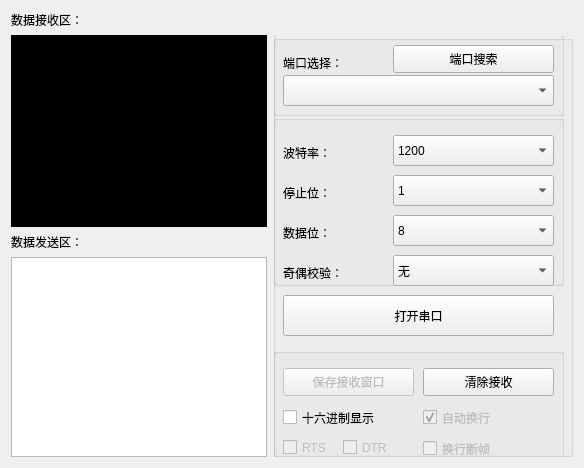
      <widget class="QWidget" name="serialTab">
       <attribute name="title">
        <string>串口助手</string>
       </attribute>
       <layout class="QGridLayout" name="gridLayout_2">
        <item row="0" column="0">
         <widget class="QLabel" name="label_4">
          <property name="text">
           <string>数据接收区：</string>
          </property>
         </widget>
        </item>
        <item row="1" column="0">
         <widget class="QTextEdit" name="outPutTextEdit">
          <property name="enabled">
           <bool>true</bool>
          </property>
          <property name="sizePolicy">
           <sizepolicy hsizetype="Expanding" vsizetype="Expanding">
            <horstretch>0</horstretch>
            <verstretch>0</verstretch>
           </sizepolicy>
          </property>
          <property name="styleSheet">
           <string notr="true">color: rgb(0, 255, 21);
background-color: rgb(0, 0, 0);</string>
          </property>
          <property name="readOnly">
           <bool>true</bool>
          </property>
          <property name="html">
           <string>&lt;!DOCTYPE HTML PUBLIC &quot;-//W3C//DTD HTML 4.0//EN&quot; &quot;http://www.w3.org/TR/REC-html40/strict.dtd&quot;&gt;
&lt;html&gt;&lt;head&gt;&lt;meta name=&quot;qrichtext&quot; content=&quot;1&quot; /&gt;&lt;style type=&quot;text/css&quot;&gt;
p, li { white-space: pre-wrap; }
&lt;/style&gt;&lt;/head&gt;&lt;body style=&quot; font-family:'SimSun'; font-size:9pt; font-weight:400; font-style:normal;&quot;&gt;
&lt;p style=&quot;-qt-paragraph-type:empty; margin-top:0px; margin-bottom:0px; margin-left:0px; margin-right:0px; -qt-block-indent:0; text-indent:0px;&quot;&gt;&lt;br /&gt;&lt;/p&gt;&lt;/body&gt;&lt;/html&gt;</string>
          </property>
         </widget>
        </item>
        <item row="2" column="0">
         <widget class="QLabel" name="label_3">
          <property name="text">
           <string>数据发送区：</string>
          </property>
         </widget>
        </item>
        <item row="1" column="1" rowspan="3">
         <widget class="QGroupBox" name="serialGroupBox">
          <property name="minimumSize">
           <size>
            <width>300</width>
            <height>0</height>
           </size>
          </property>
          <property name="title">
           <string/>
          </property>
          <widget class="QPushButton" name="openSerialPushButton">
           <property name="geometry">
            <rect>
             <x>10</x>
             <y>260</y>
             <width>271</width>
             <height>41</height>
            </rect>
           </property>
           <property name="text">
            <string>打开串口</string>
           </property>
          </widget>
          <widget class="QGroupBox" name="groupBox">
           <property name="geometry">
            <rect>
             <x>0</x>
             <y>-10</y>
             <width>291</width>
             <height>91</height>
            </rect>
           </property>
           <property name="title">
            <string/>
           </property>
           <widget class="QPushButton" name="portSearchPushButton">
            <property name="geometry">
             <rect>
              <x>120</x>
              <y>20</y>
              <width>161</width>
              <height>28</height>
             </rect>
            </property>
            <property name="text">
             <string>端口搜索</string>
            </property>
           </widget>
           <widget class="QComboBox" name="portComboBox">
            <property name="geometry">
             <rect>
              <x>10</x>
              <y>50</y>
              <width>271</width>
              <height>31</height>
             </rect>
            </property>
           </widget>
           <widget class="QLabel" name="label">
            <property name="geometry">
             <rect>
              <x>10</x>
              <y>30</y>
              <width>72</width>
              <height>15</height>
             </rect>
            </property>
            <property name="text">
             <string>端口选择：</string>
            </property>
           </widget>
          </widget>
          <widget class="QGroupBox" name="groupBox_2">
           <property name="geometry">
            <rect>
             <x>0</x>
             <y>80</y>
             <width>291</width>
             <height>171</height>
            </rect>
           </property>
           <property name="title">
            <string/>
           </property>
           <widget class="QComboBox" name="baudComboBox">
            <property name="geometry">
             <rect>
              <x>120</x>
              <y>20</y>
              <width>161</width>
              <height>31</height>
             </rect>
            </property>
            <item>
             <property name="text">
              <string>1200</string>
             </property>
            </item>
            <item>
             <property name="text">
              <string>2400</string>
             </property>
            </item>
            <item>
             <property name="text">
              <string>4800</string>
             </property>
            </item>
            <item>
             <property name="text">
              <string>9600</string>
             </property>
            </item>
            <item>
             <property name="text">
              <string>19200</string>
             </property>
            </item>
            <item>
             <property name="text">
              <string>38400</string>
             </property>
            </item>
            <item>
             <property name="text">
              <string>43000</string>
             </property>
            </item>
            <item>
             <property name="text">
              <string>57600</string>
             </property>
            </item>
            <item>
             <property name="text">
              <string>76800</string>
             </property>
            </item>
            <item>
             <property name="text">
              <string>115200</string>
             </property>
            </item>
            <item>
             <property name="text">
              <string>128000</string>
             </property>
            </item>
            <item>
             <property name="text">
              <string>230400</string>
             </property>
            </item>
            <item>
             <property name="text">
              <string>256000</string>
             </property>
            </item>
            <item>
             <property name="text">
              <string>460800</string>
             </property>
            </item>
            <item>
             <property name="text">
              <string>921600</string>
             </property>
            </item>
            <item>
             <property name="text">
              <string>1382400</string>
             </property>
            </item>
            <item>
             <property name="text">
              <string>自定义</string>
             </property>
            </item>
           </widget>
           <widget class="QLabel" name="label_10">
            <property name="geometry">
             <rect>
              <x>10</x>
              <y>150</y>
              <width>72</width>
              <height>15</height>
             </rect>
            </property>
            <property name="text">
             <string>奇偶校验：</string>
            </property>
           </widget>
           <widget class="QLabel" name="label_7">
            <property name="geometry">
             <rect>
              <x>10</x>
              <y>30</y>
              <width>72</width>
              <height>15</height>
             </rect>
            </property>
            <property name="text">
             <string>波特率：</string>
            </property>
           </widget>
           <widget class="QComboBox" name="checkBitComboBox">
            <property name="geometry">
             <rect>
              <x>120</x>
              <y>140</y>
              <width>161</width>
              <height>31</height>
             </rect>
            </property>
            <item>
             <property name="text">
              <string>无</string>
             </property>
            </item>
            <item>
             <property name="text">
              <string>奇校验</string>
             </property>
            </item>
            <item>
             <property name="text">
              <string>偶校验</string>
             </property>
            </item>
           </widget>
           <widget class="QComboBox" name="dataBitComboBox">
            <property name="geometry">
             <rect>
              <x>120</x>
              <y>100</y>
              <width>161</width>
              <height>31</height>
             </rect>
            </property>
            <item>
             <property name="text">
              <string>8</string>
             </property>
            </item>
            <item>
             <property name="text">
              <string>7</string>
             </property>
            </item>
            <item>
             <property name="text">
              <string>6</string>
             </property>
            </item>
            <item>
             <property name="text">
              <string>5</string>
             </property>
            </item>
           </widget>
           <widget class="QComboBox" name="stopBitComboBox">
            <property name="geometry">
             <rect>
              <x>120</x>
              <y>60</y>
              <width>161</width>
              <height>31</height>
             </rect>
            </property>
            <item>
             <property name="text">
              <string>1</string>
             </property>
            </item>
            <item>
             <property name="text">
              <string>1.5</string>
             </property>
            </item>
            <item>
             <property name="text">
              <string>2</string>
             </property>
            </item>
           </widget>
           <widget class="QLabel" name="label_9">
            <property name="geometry">
             <rect>
              <x>10</x>
              <y>110</y>
              <width>72</width>
              <height>15</height>
             </rect>
            </property>
            <property name="text">
             <string>数据位：</string>
            </property>
           </widget>
           <widget class="QLabel" name="label_8">
            <property name="geometry">
             <rect>
              <x>10</x>
              <y>70</y>
              <width>72</width>
              <height>15</height>
             </rect>
            </property>
            <property name="text">
             <string>停止位：</string>
            </property>
           </widget>
          </widget>
          <widget class="QGroupBox" name="dataRecvGroupBox">
           <property name="geometry">
            <rect>
             <x>0</x>
             <y>313</y>
             <width>291</width>
             <height>181</height>
            </rect>
           </property>
           <property name="title">
            <string/>
           </property>
           <widget class="QPushButton" name="cleanOutputPushButton">
            <property name="geometry">
             <rect>
              <x>150</x>
              <y>20</y>
              <width>131</width>
              <height>28</height>
             </rect>
            </property>
            <property name="text">
             <string>清除接收</string>
            </property>
           </widget>
           <widget class="QPushButton" name="saveOutputPushButton">
            <property name="enabled">
             <bool>false</bool>
            </property>
            <property name="geometry">
             <rect>
              <x>10</x>
              <y>20</y>
              <width>131</width>
              <height>28</height>
             </rect>
            </property>
            <property name="text">
             <string>保存接收窗口</string>
            </property>
           </widget>
           <widget class="QCheckBox" name="hexOutputCheckBox">
            <property name="geometry">
             <rect>
              <x>10</x>
              <y>60</y>
              <width>121</width>
              <height>19</height>
             </rect>
            </property>
            <property name="text">
             <string>十六进制显示</string>
            </property>
           </widget>
           <widget class="QCheckBox" name="wordWrapCheckBox">
            <property name="enabled">
             <bool>false</bool>
            </property>
            <property name="geometry">
             <rect>
              <x>150</x>
              <y>60</y>
              <width>91</width>
              <height>19</height>
             </rect>
            </property>
            <property name="text">
             <string>自动换行</string>
            </property>
            <property name="checkable">
             <bool>true</bool>
            </property>
            <property name="checked">
             <bool>true</bool>
            </property>
           </widget>
           <widget class="QCheckBox" name="timeStampCheckBox">
            <property name="enabled">
             <bool>false</bool>
            </property>
            <property name="geometry">
             <rect>
              <x>150</x>
              <y>90</y>
              <width>101</width>
              <height>21</height>
             </rect>
            </property>
            <property name="text">
             <string>换行断帧</string>
            </property>
            <property name="checked">
             <bool>false</bool>
            </property>
           </widget>
           <widget class="QCheckBox" name="rtsCheckBox">
            <property name="enabled">
             <bool>false</bool>
            </property>
            <property name="geometry">
             <rect>
              <x>10</x>
              <y>90</y>
              <width>121</width>
              <height>19</height>
             </rect>
            </property>
            <property name="text">
             <string>RTS</string>
            </property>
           </widget>
           <widget class="QCheckBox" name="dtrCheckBox">
            <property name="enabled">
             <bool>false</bool>
            </property>
            <property name="geometry">
             <rect>
              <x>70</x>
              <y>90</y>
              <width>51</width>
              <height>19</height>
             </rect>
            </property>
            <property name="text">
             <string>DTR</string>
            </property>
           </widget>
           <widget class="QCheckBox" name="showOtherUIRecvCheckBox">
            <property name="enabled">
             <bool>false</bool>
            </property>
            <property name="geometry">
             <rect>
              <x>10</x>
              <y>120</y>
              <width>191</width>
              <height>21</height>
             </rect>
            </property>
            <property name="text">
             <string>显示其他界面的接收数据</string>
            </property>
           </widget>
           <widget class="QCheckBox" name="whiteAndBlackCheckBox">
            <property name="enabled">
             <bool>false</bool>
            </property>
            <property name="geometry">
             <rect>
              <x>10</x>
              <y>150</y>
              <width>171</width>
              <height>19</height>
             </rect>
            </property>
            <property name="text">
             <string>白底黑字   文字编码</string>
            </property>
           </widget>
           <widget class="QComboBox" name="recvEncodingComboBox">
            <property name="enabled">
             <bool>false</bool>
            </property>
            <property name="geometry">
             <rect>
              <x>180</x>
              <y>150</y>
              <width>101</width>
              <height>21</height>
             </rect>
            </property>
            <item>
             <property name="text">
              <string>ASCII</string>
             </property>
            </item>
            <item>
             <property name="text">
              <string>GB2312</string>
             </property>
            </item>
            <item>
             <property name="text">
              <string>UTF-8</string>
             </property>
            </item>
           </widget>
           <widget class="QPushButton" name="pushButton">
            <property name="enabled">
             <bool>false</bool>
            </property>
            <property name="geometry">
             <rect>
              <x>210</x>
              <y>120</y>
              <width>71</width>
              <height>24</height>
             </rect>
            </property>
            <property name="text">
             <string>字体...</string>
            </property>
           </widget>
          </widget>
          <widget class="QGroupBox" name="dataSendGoupBox">
           <property name="geometry">
            <rect>
             <x>10</x>
             <y>600</y>
             <width>291</width>
             <height>201</height>
            </rect>
           </property>
           <property name="title">
            <string/>
           </property>
           <widget class="QPushButton" name="sendPushButton">
            <property name="geometry">
             <rect>
              <x>20</x>
              <y>20</y>
              <width>261</width>
              <height>41</height>
             </rect>
            </property>
            <property name="text">
             <string>发送（Ctrl+Enter）</string>
            </property>
           </widget>
           <widget class="QPushButton" name="saveInputPushButton">
            <property name="enabled">
             <bool>false</bool>
            </property>
            <property name="geometry">
             <rect>
              <x>150</x>
              <y>70</y>
              <width>131</width>
              <height>28</height>
             </rect>
            </property>
            <property name="text">
             <string>保存数据</string>
            </property>
           </widget>
           <widget class="QPushButton" name="cleanInputPushButton">
            <property name="geometry">
             <rect>
              <x>20</x>
              <y>70</y>
              <width>121</width>
              <height>28</height>
             </rect>
            </property>
            <property name="text">
             <string>清除发送</string>
            </property>
           </widget>
           <widget class="QCheckBox" name="sendNewLineCheckBox">
            <property name="geometry">
             <rect>
              <x>150</x>
              <y>110</y>
              <width>91</width>
              <height>19</height>
             </rect>
            </property>
            <property name="text">
             <string>发送新行</string>
            </property>
           </widget>
           <widget class="QCheckBox" name="hexSendCheckBox">
            <property name="enabled">
             <bool>false</bool>
            </property>
            <property name="geometry">
             <rect>
              <x>10</x>
              <y>110</y>
              <width>111</width>
              <height>19</height>
             </rect>
            </property>
            <property name="text">
             <string>十六进制发送</string>
            </property>
           </widget>
           <widget class="QCheckBox" name="timingSendCheckBox">
            <property name="enabled">
             <bool>false</bool>
            </property>
            <property name="geometry">
             <rect>
              <x>10</x>
              <y>130</y>
              <width>171</width>
              <height>19</height>
             </rect>
            </property>
            <property name="text">
             <string>定时发送: 发送周期:</string>
            </property>
           </widget>
           <widget class="QLineEdit" name="periodLineEdit">
            <property name="enabled">
             <bool>false</bool>
            </property>
            <property name="geometry">
             <rect>
              <x>180</x>
              <y>130</y>
              <width>51</width>
              <height>21</height>
             </rect>
            </property>
            <property name="text">
             <string/>
            </property>
           </widget>
           <widget class="QLabel" name="label_6">
            <property name="geometry">
             <rect>
              <x>240</x>
              <y>130</y>
              <width>41</width>
              <height>16</height>
             </rect>
            </property>
            <property name="text">
             <string>毫秒</string>
            </property>
           </widget>
           <widget class="QCheckBox" name="echoCheckBox">
            <property name="enabled">
             <bool>false</bool>
            </property>
            <property name="geometry">
             <rect>
              <x>10</x>
              <y>150</y>
              <width>171</width>
              <height>16</height>
             </rect>
            </property>
            <property name="text">
             <string>在接收窗口显示回显</string>
            </property>
           </widget>
           <widget class="QCheckBox" name="snedNowCheckBox">
            <property name="enabled">
             <bool>false</bool>
            </property>
            <property name="geometry">
             <rect>
              <x>10</x>
              <y>170</y>
              <width>161</width>
              <height>19</height>
             </rect>
            </property>
            <property name="text">
             <string>立刻发送  文字编码</string>
            </property>
           </widget>
           <widget class="QComboBox" name="sendEncodingComboBox">
            <property name="enabled">
             <bool>false</bool>
            </property>
            <property name="geometry">
             <rect>
              <x>178</x>
              <y>170</y>
              <width>101</width>
              <height>21</height>
             </rect>
            </property>
            <item>
             <property name="text">
              <string>ASCII</string>
             </property>
            </item>
            <item>
             <property name="text">
              <string>GB2312</string>
             </property>
            </item>
            <item>
             <property name="text">
              <string>UTF-8</string>
             </property>
            </item>
           </widget>
          </widget>
         </widget>
        </item>
        <item row="3" column="0">
         <widget class="QTextEdit" name="inputTxtEdit">
          <property name="enabled">
           <bool>true</bool>
          </property>
          <property name="sizePolicy">
           <sizepolicy hsizetype="Expanding" vsizetype="Minimum">
            <horstretch>0</horstretch>
            <verstretch>0</verstretch>
           </sizepolicy>
          </property>
          <property name="minimumSize">
           <size>
            <width>0</width>
            <height>200</height>
           </size>
          </property>
         </widget>
        </item>
       </layout>
      </widget>
